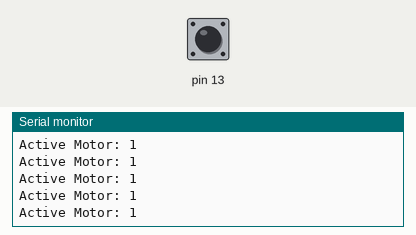
A sketch run on a simulated Arduino Uno, built with avr-gcc and run on an emulated ATmega328P. On the bench: the last lines printed to the serial monitor. The test bench sets the inputs (shaded band); at power-on: pin 13 HIGH.

Above: at 1.2 s.
1.3 s: pin 13 pulled LOW for 1 s
At 1.99 s:
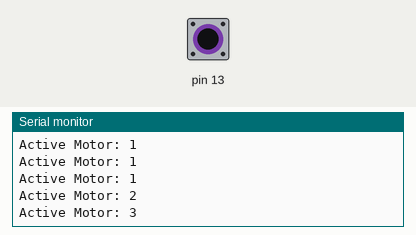
5.3 s: pin 13 pulled LOW for 0.15 s
At 6.1 s:
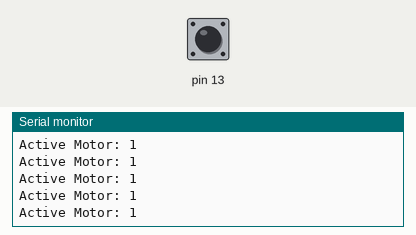
8.4 s: pin 13 pulled LOW for 0.15 s
At 9.1 s:
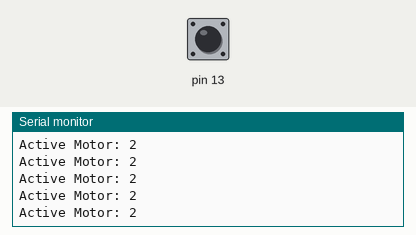
11.5 s: pin 13 pulled LOW for 3.2 s
At 12.68 s:
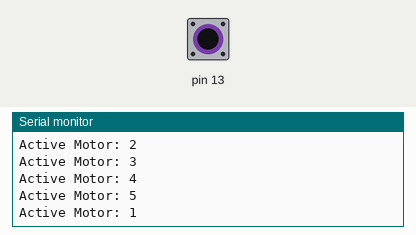
17.7 s: pin 13 pulled LOW for 1 s
At 18.14 s:
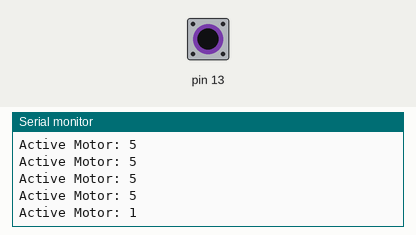
21.7 s: pin 13 pulled LOW for 0.15 s
At 22.7 s:
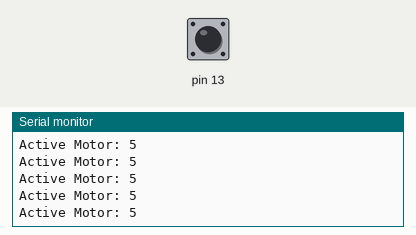
Timing chart, 0 to 24.7 s (numbered marks = the images above; inputs shaded):
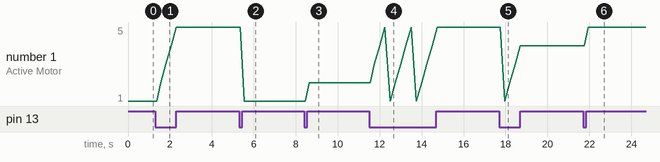

Measured:
- after the input at 1.3 s, the serial monitor: prints a new line after 0.26 s (image 1)
- after the input at 5.3 s, the serial monitor: prints a new line after 0.25 s (image 2)
- after the input at 8.4 s, the serial monitor: prints a new line after 0.25 s (image 3)
- after the input at 11.5 s, the serial monitor: prints a new line after 0.25 s (image 4)
- after the input at 17.7 s, the serial monitor: prints a new line after 0.26 s (image 5)
- after the input at 21.7 s, the serial monitor: prints a new line after 0.25 s (image 6)
- plotted number 1: 1 → 5 after the input at 1.3 s, 5 → 1 after the input at 5.3 s, 1 → 2 after the input at 8.4 s, 2 → 5 after the input at 11.5 s, 5 → 4 after the input at 17.7 s

The sketch:

CH_Eight_Sketch_Three.ino
```cpp
int motorSelector = 1;
int btnVal;


void setup() {
Serial.begin(9600);
pinMode(13, INPUT_PULLUP);
}


void loop() {
btnVal = digitalRead(13);


if(btnVal == LOW){
  motorSelector++;
  delay(250);
}


if(motorSelector == 6){
  motorSelector = 1;
}
Serial.print("Active Motor: ");
Serial.println(motorSelector);
}
```
